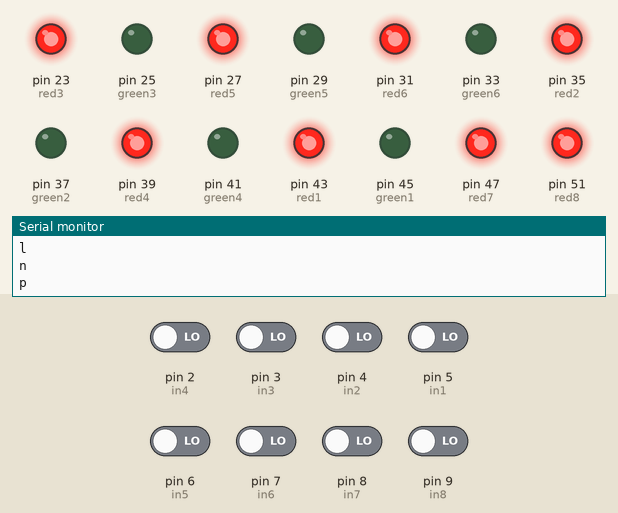
This sketch was run on a simulated Arduino Mega 2560, built with avr-gcc and run on an emulated ATmega2560. On the bench: output pins drawn as LEDs (lit = HIGH), the last lines printed to the serial monitor. The test bench sets the inputs (shaded band); at power-on: pin 2 (in4), pin 3 (in3), pin 4 (in2), pin 5 (in1), pin 6 (in5), pin 7 (in6), pin 8 (in7), pin 9 (in8) LOW.

Above: at 1.2 s.
1.3 s: pin 2 (in4) driven HIGH
At 2.5 s:
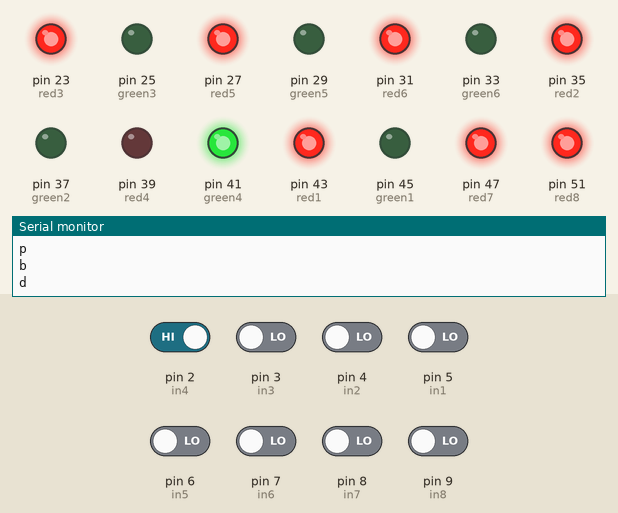
2.8 s: pin 3 (in3) driven HIGH
At 3.3 s:
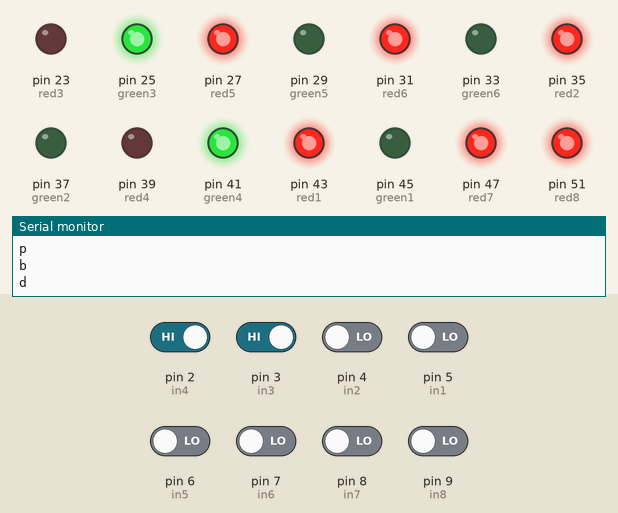
4.4 s: pin 4 (in2) driven HIGH
At 5.2 s:
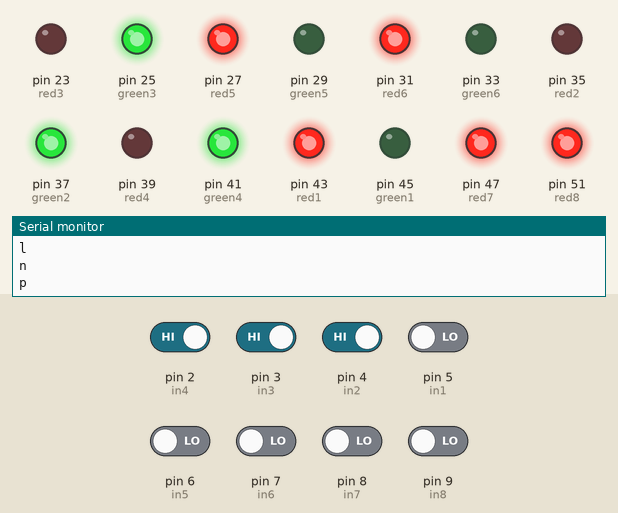
5.9 s: pin 5 (in1) driven HIGH
At 7.0 s:
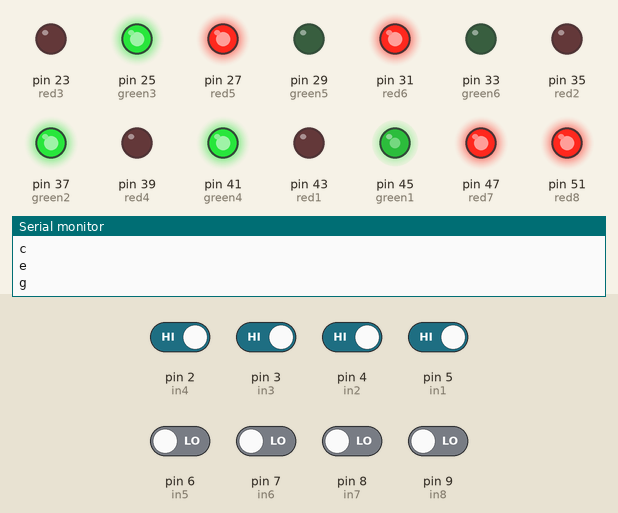
7.5 s: pin 6 (in5) driven HIGH
At 8.5 s:
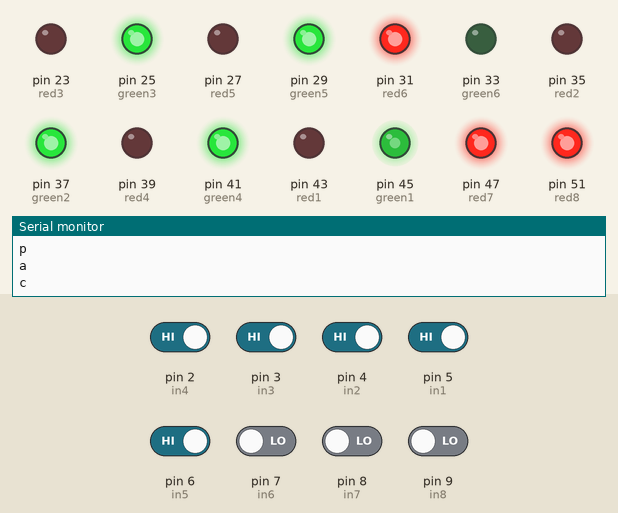
9.3 s: pin 7 (in6) driven HIGH
At 10.4 s:
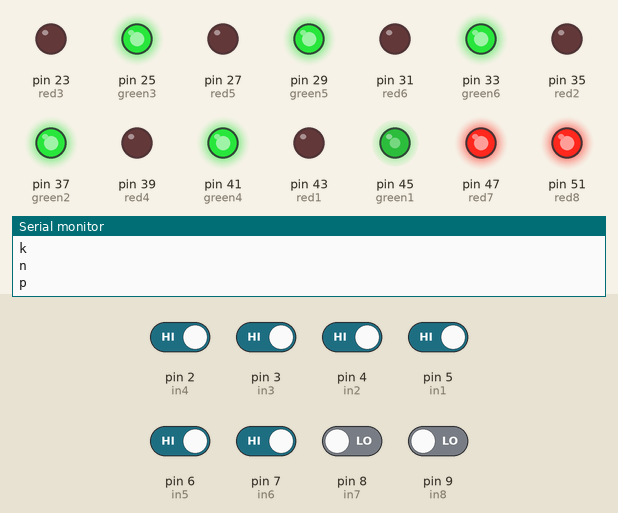
Timing chart, 0 to 11.9 s (numbered marks = the images above; inputs shaded):
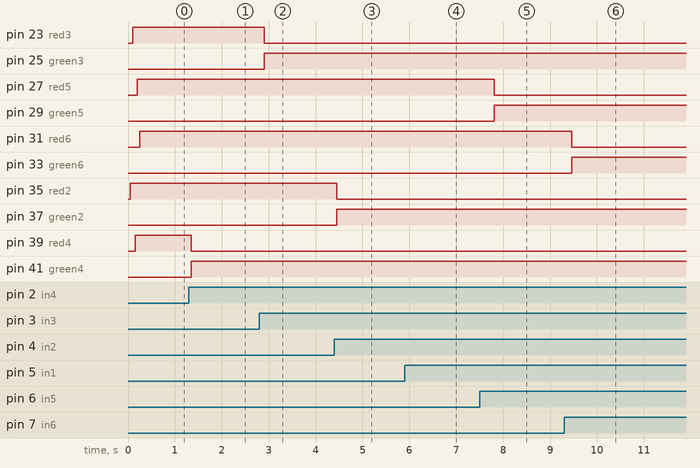

The sketch:

parking_lot.ino
```cpp
#define red1 43
#define red2 35
#define red3 23
#define red4 39
#define red5 27
#define red6 31
#define red7 47
#define red8 51
#define green1 45
#define green2 37
#define green3 25
#define green4 41
#define green5 29
#define green6 33
#define green7 49
#define green8 53
#define in1 5
#define in2 4
#define in3 3
#define in4 2
#define in5 6
#define in6 7
#define in7 8
#define in8 9
#define on 150
#define off 0
int a ;
void setup() {
  // put your setup code here, to run once:
  pinMode(red1, OUTPUT);
  pinMode(red2, OUTPUT);
  pinMode(red3, OUTPUT);
  pinMode(red4, OUTPUT);
  pinMode(red5, OUTPUT);
  pinMode(red6, OUTPUT);
  pinMode(red7, OUTPUT);
  pinMode(red8, OUTPUT);
  pinMode(green1, OUTPUT);
  pinMode(green2, OUTPUT);
  pinMode(green3, OUTPUT);
  pinMode(green4, OUTPUT);
  pinMode(green5, OUTPUT);
  pinMode(green6, OUTPUT);
  pinMode(green7, OUTPUT);
  pinMode(green8, OUTPUT);
  pinMode(A0,OUTPUT);
  pinMode(in1, INPUT);
  pinMode(in2, INPUT);
  pinMode(in3, INPUT);
  pinMode(in4, INPUT);
  pinMode(in5, INPUT);
  pinMode(in6, INPUT);
  pinMode(in7, INPUT);
  pinMode(in8, INPUT);
  digitalWrite(A0,HIGH);
  Serial.begin(9600);

}

void loop() {
  // put your main code here, to run repeatedly:
    char x = Serial.read();
    if (x == 'x')digitalWrite(A0 , LOW);
    else if (x == 'z' ) digitalWrite(A0, HIGH);

  a = digitalRead(in1);
  if (a > 0 ) {
    analogWrite(red1 , off ) ;
    analogWrite(green1 , on);
    Serial.println("a");
    delay(50);
  }
  else {
    analogWrite(red1 , on ) ;
    analogWrite(green1 , off);
    Serial.println("b");
    delay(50);
  }


  a = digitalRead(in2);
  if (a > 0 ) {
    analogWrite(red2 , off ) ;
    analogWrite(green2 , on);
    Serial.println("c");
    delay(50);
  }
  else {
    analogWrite(red2 , on ) ;
    analogWrite(green2 , off);
    Serial.println("d");
    delay(50);
  }


  a = digitalRead(in3);
  if (a > 0 ) {
    analogWrite(red3 , off ) ;
    analogWrite(green3 , on);
    Serial.println("e");
    delay(50);
  }
  else {
    analogWrite(red3 , on ) ;
    analogWrite(green3 , off);
    Serial.println("f");
    delay(50);
  }
    a = digitalRead(in4);
  if (a > 0 ) {
    analogWrite(red4 , off ) ;
    analogWrite(green4 , on);
    Serial.println("g");
    delay(50);
  }
  else {
    analogWrite(red4 , on ) ;
    analogWrite(green4 , off);
    Serial.println("h");
    delay(50);
  }

  a = digitalRead(in5);
  if (a > 0 ) {
    analogWrite(red5 , off ) ;
    analogWrite(green5 , on);
    Serial.println("i");
    delay(50);
  }
  else {
    analogWrite(red5 , on ) ;
    analogWrite(green5 , off);
    Serial.println("j");
    delay(50);
  }

  a = digitalRead(in6);
  if (a > 0 ) {
    analogWrite(red6 , off ) ;
    analogWrite(green6 , on);
    Serial.println("k");
    delay(50);
  }
  else {
    analogWrite(red6 , on ) ;
    analogWrite(green6 , off);
    Serial.println("l");
    delay(50);
  }

  a = digitalRead(in7);
  if (a > 0 ) {
    analogWrite(red7 , off ) ;
    analogWrite(green7 , on);
    Serial.println("m");
    delay(50);
  }
  else {
    analogWrite(red7 , on ) ;
    analogWrite(green7 , off);
    Serial.println("n");
        delay(50);

  }

  a = digitalRead(in8);
  if (a > 0 ) {
    analogWrite(red8 , off ) ;
    analogWrite(green8 , on);
    Serial.println("o");
    delay(50);
  }
  else {
    analogWrite(red8 , on ) ;
    analogWrite(green8 , off);
    Serial.println("p");
        delay(50);

  }


}
```

Measured:
- after the input at 1.3 s, pin 39 (red4): HIGH → LOW after 0.05 s; pin 41 (green4): LOW → HIGH after 0.05 s
- after the input at 2.8 s, pin 23 (red3): HIGH → LOW after 0.10 s; pin 25 (green3): LOW → HIGH after 0.10 s
- after the input at 4.4 s, pin 35 (red2): HIGH → LOW after 0.06 s; pin 37 (green2): LOW → HIGH after 0.06 s
- after the input at 5.9 s, pin 43 (red1): HIGH → LOW after 0.11 s; pin 45 (green1): 0/255 → 150/255 after 0.11 s
- after the input at 7.5 s, pin 27 (red5): HIGH → LOW after 0.31 s; pin 29 (green5): LOW → HIGH after 0.31 s
- after the input at 9.3 s, pin 31 (red6): HIGH → LOW after 0.16 s; pin 33 (green6): LOW → HIGH after 0.16 s
